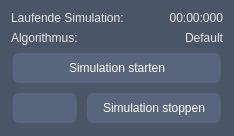
      <widget class="QGroupBox" name="groupBox">
       <property name="styleSheet">
        <string notr="true">background-color: rgb(74, 85, 104);
border-radius: 10px;</string>
       </property>
       <layout class="QGridLayout" name="gridLayout_4">
        <item row="0" column="0" colspan="3">
         <widget class="QLabel" name="Overview_title_label">
          <property name="styleSheet">
           <string notr="true">background-color: none;
color: rgb(235, 235, 235);
font: 18pt &quot;Futura Hv BT&quot;;</string>
          </property>
          <property name="text">
           <string>Laufende Simulation: </string>
          </property>
         </widget>
        </item>
        <item row="2" column="0" colspan="4">
         <widget class="QPushButton" name="button_start_simulation">
          <property name="styleSheet">
           <string notr="true">/* Buttons */
QPushButton {
    background-color: #58657c;
    border: none;
    border-radius: 6px;
    color: #ffffff;
    padding: 8px 16px;
    font: bold 14pt &quot;MS Shell Dlg 2&quot;;
    margin: 2px;
    
    /* Schatten-Effekt */
    box-shadow: 0 4px 6px rgba(0, 0, 0, 0.1);
}

QPushButton:hover {
    background-color: #5a6578;
}

QPushButton:pressed {
    background-color: #3a4558;
}
QPushButton::!enabled {
    border-radius: 5px;
	background-color: rgb(43, 48, 63);
	font: 18pt &quot;Futura Hv BT&quot;;
	color: rgb(217, 217, 217);
}

</string>
          </property>
          <property name="text">
           <string>Simulation starten</string>
          </property>
         </widget>
        </item>
        <item row="0" column="3">
         <widget class="QLabel" name="label_time">
          <property name="styleSheet">
           <string notr="true">background-color: none;
color: rgb(237, 237, 237);
font: 14pt &quot;Futura Bk BT&quot;;</string>
          </property>
          <property name="text">
           <string>00:00:000</string>
          </property>
          <property name="alignment">
           <set>Qt::AlignRight|Qt::AlignTrailing|Qt::AlignVCenter</set>
          </property>
         </widget>
        </item>
        <item row="1" column="0" colspan="2">
         <widget class="QLabel" name="CurrentAlgorithm_label_indicator">
          <property name="styleSheet">
           <string notr="true">background-color: none;
color: rgb(235, 235, 235);
font: 14pt &quot;Futura Bk BT&quot;;</string>
          </property>
          <property name="text">
           <string>Algorithmus:</string>
          </property>
         </widget>
        </item>
        <item row="3" column="0">
         <widget class="QPushButton" name="button_restart_simulation">
          <property name="styleSheet">
           <string notr="true">/* Buttons */
QPushButton {
    background-color: #58657c;
    border: none;
    border-radius: 6px;
    color: #ffffff;
    padding: 8px 16px;
    font: bold 14pt &quot;MS Shell Dlg 2&quot;;
    margin: 2px;
    
    /* Schatten-Effekt */
    box-shadow: 0 4px 6px rgba(0, 0, 0, 0.1);
}

QPushButton:hover {
    background-color: #5a6578;
}

QPushButton:pressed {
    background-color: #3a4558;
}
QPushButton::!enabled {
    border-radius: 5px;
	background-color: rgb(43, 48, 63);
	font: 18pt &quot;Futura Hv BT&quot;;
	color: rgb(217, 217, 217);
}

</string>
          </property>
          <property name="text">
           <string/>
          </property>
          <property name="icon">
           <iconset resource="../resources.qrc">
            <normaloff>:/resources/reset_Icon.png</normaloff>:/resources/reset_Icon.png</iconset>
          </property>
         </widget>
        </item>
        <item row="3" column="1" colspan="3">
         <widget class="QPushButton" name="button_stop_simulation">
          <property name="styleSheet">
           <string notr="true">/* Buttons */
QPushButton {
    background-color: #58657c;
    border: none;
    border-radius: 6px;
    color: #ffffff;
    padding: 8px 16px;
    font: bold 14pt &quot;MS Shell Dlg 2&quot;;
    margin: 2px;
    
    /* Schatten-Effekt */
    box-shadow: 0 4px 6px rgba(0, 0, 0, 0.1);
}

QPushButton:hover {
    background-color: #5a6578;
}

QPushButton:pressed {
    background-color: #3a4558;
}
QPushButton::!enabled {
    border-radius: 5px;
	background-color: rgb(43, 48, 63);
	font: 18pt &quot;Futura Hv BT&quot;;
	color: rgb(217, 217, 217);
}

</string>
          </property>
          <property name="text">
           <string>Simulation stoppen</string>
          </property>
         </widget>
        </item>
        <item row="1" column="2" colspan="2">
         <widget class="QLabel" name="CurrentAlgorithm_label">
          <property name="styleSheet">
           <string notr="true">background-color: none;
color: rgb(235, 235, 235);
font: 12pt &quot;Futura Bk BT&quot;;</string>
          </property>
          <property name="text">
           <string>Default</string>
          </property>
          <property name="alignment">
           <set>Qt::AlignRight|Qt::AlignTrailing|Qt::AlignVCenter</set>
          </property>
         </widget>
        </item>
       </layout>
      </widget>
